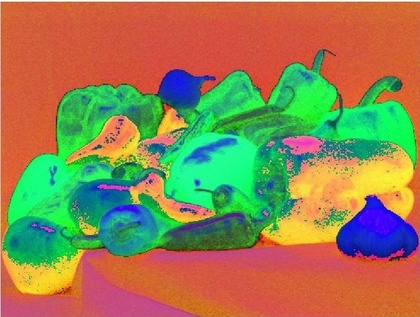
%> input picture Guia2/hsi_image.jpg, 420 x 317 px, shrunk from 759 x 572 before the run
$ octave --eval "result = especificacionHistograma(imread('Guia2/hsi_image.jpg'));"   (GNU Octave 9; MATLAB toolbox functions it lacks are replaced by stand-ins)
%> lines starting %> are read from the running program, lines starting %| are printed output that depends on the picture
function [y] = especificacionHistograma(imagen)
  L = 256;
  [filas, columnas] = size(imagen);
%> filas = 317; columnas = 1260
  w = transpose(imhist(imagen) ./ (filas*columnas));
%> w = 256 values, max 0.0145 at index 214, min 0.000899 at index 2, mean 0.00391
  w = cumsum(w);
%> w = 256 values from 0.00249 to 1

  w_monio = zeros(1, L);
  for i = 1 : 1 : L
      w_monio(i) = p(i, L);
  end
  w_monio = cumsum(w_monio);

  figure;
  subplot(1, 2, 1);
  plot(w);
  title('histrograma acumulado');
  subplot(1, 2, 2);
  plot(w_monio);
  title('histograma acumulado normalizado');
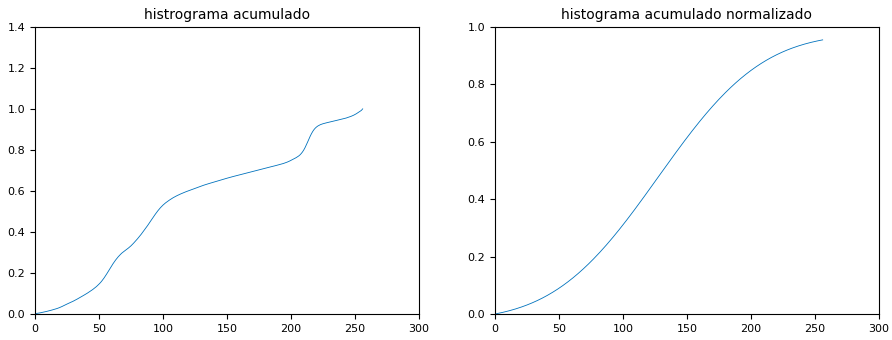
%> figure redrawn from the program's plot data, 2 panels; panel 1: curve peaks at x = 256, y = 1; panel 2: curve peaks at x = 256, y = 0.954

  w_punto = zeros(1, L);
  for i = 1 : 1 : L
    n = find(w_monio - w(i) >= 0);
    if size(n) > 0
        w_punto(i) = w_monio(n(1));
    end
  end
%> after the loop, w_punto = 256 values, max 0.954 at index 242, min 0 at index 243, mean 0.481

  minimo = min(w_punto);
%> minimo = 0
  y = imagen;
%> y is the input picture: size 317x420x3 uint8; mean R, G, B 147.4, 129.1, 82.6
  for i = 1 : 1 : filas
    for j = 1 : 1 : columnas
      valorActualDeGris = y(i, j);
      valorFinal = w_punto(valorActualDeGris + 1);
      y(i, j) = valorEnRango(minimo, valorFinal);
    end
  end
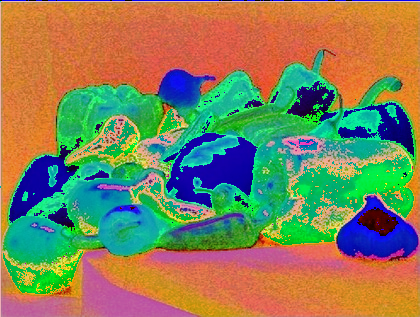
%> y: size 317x420x3 uint8; mean R, G, B 131.2, 129.1, 91.4

  figure;
  subplot(1, 2, 1), imshow(imagen), title('imagen original');
  subplot(1, 2, 2), imshow(y), title('imagen normalizada');
end

function [y] = p(x, L)
  l = floor(L / 2);
  o = floor(L / 4);
  valor = -0.5 * double(double(x-l)/o) * double(double(x-l)/o);
  y = double(1 / (double(o)*sqrt(2*pi))) * double(exp(valor));
end

function [x] = valorEnRango(smin, sactual)
  x = floor( ((sactual - smin)/(1 - smin)*255) + 0.5);
end

$ run again, on Guia2/polen.jpg
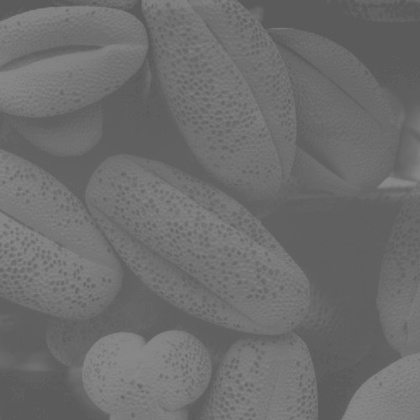
%> input picture Guia2/polen.jpg, 420 x 420 px, shrunk from 500 x 500 before the run
%> in especificacionHistograma, `w = transpose(imhist(imagen) ./ (filas*columnas));`: w = 256 values, max 0.0742 at index 97, min 0 at index 1, mean 0.00391
%> in especificacionHistograma, `w = cumsum(w);`: w = 256 values from 0 to 1
%> in especificacionHistograma, `title('histograma acumulado normalizado');`:
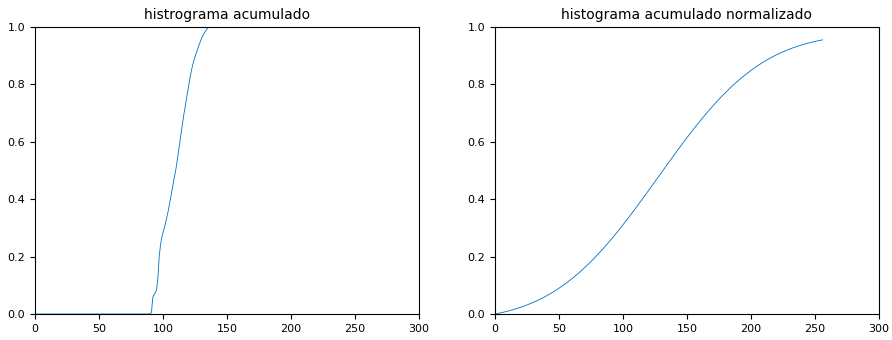
%> figure redrawn from the program's plot data, 2 panels; panel 1: curve peaks at x = 139, y = 1; panel 2: curve peaks at x = 256, y = 0.954
%> after the loop in especificacionHistograma, `for i = 1 : 1 : L`: w_punto = 256 values, max 0.947 at index 129, min 0 at index 130, mean 0.079
%> minimo = 0
%> in especificacionHistograma, y is the input picture: size 420x420 uint8; min 87, max 138, mean 109.1
%> after the loop in especificacionHistograma, `for i = 1 : 1 : filas`:
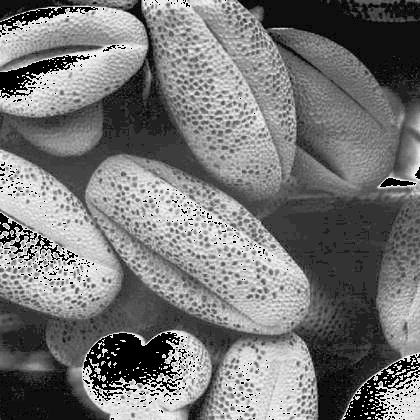
%> y: size 420x420 uint8; min 0, max 241, mean 118.5
